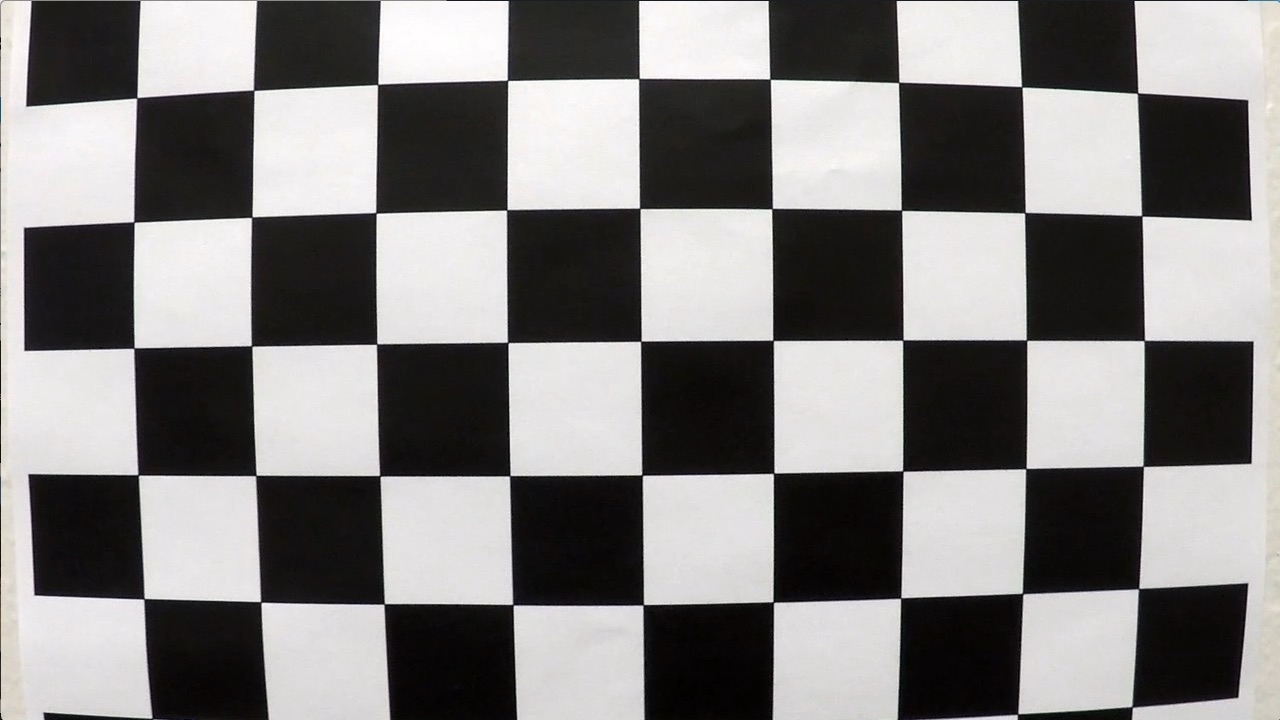
#> input picture camera_cal/calibration1.jpg, 1280 x 720 px; its folder holds only this picture in this run
$ jupyter execute --allow-errors P4_Adv_lane.ipynb   (shell and % lines are left out)   (older library calls are emulated)
#> lines starting #> are read from the running program, lines starting #| are printed output that depends on the picture
# Project-4 : Advance lane Finding

## Read Image

[cell 1]
import numpy as np
import cv2
import matplotlib.pyplot as plt
import matplotlib.image as mpimg
import glob
import pickle

## Camera Calibration

[cell 2]
# prepare object points, like (0,0,0), (1,0,0), (2,0,0) ....,(6,5,0)
objp = np.zeros((6*9,3), np.float32)
objp[:,:2] = np.mgrid[0:9, 0:6].T.reshape(-1,2)

#print(" objp = ",objp)
# Arrays to store object points and image points from all the images.
objpoints = [] # 3d points in real world space
imgpoints = [] # 2d points in image plane.

# Make a list of calibration images
images = glob.glob('camera_cal/calibration*.jpg')

# Step through the list and search for chessboard corners
for idx, fname in enumerate(images):
    img = cv2.imread(fname)
#> img is the input picture: shape (720, 1280, 3); mean B, G, R 127.8, 128.4, 130.1
    gray = cv2.cvtColor(img, cv2.COLOR_BGR2GRAY)

    # Find the chessboard corners
    ret, corners = cv2.findChessboardCorners(gray, (9,6), None)
#> ret = False; corners = None

    # If found, add object points, image points
    if ret == True:
        objpoints.append(objp)
        imgpoints.append(corners)

        # Draw and display the corners
        cv2.drawChessboardCorners(img, (9,6), corners, ret)
        # [4 lines of commented-out code are left out]
    else :
        print("Not used- ",fname)

## Undistort

[cell 3]
import pickle
img = mpimg.imread('test_images/test2.jpg')
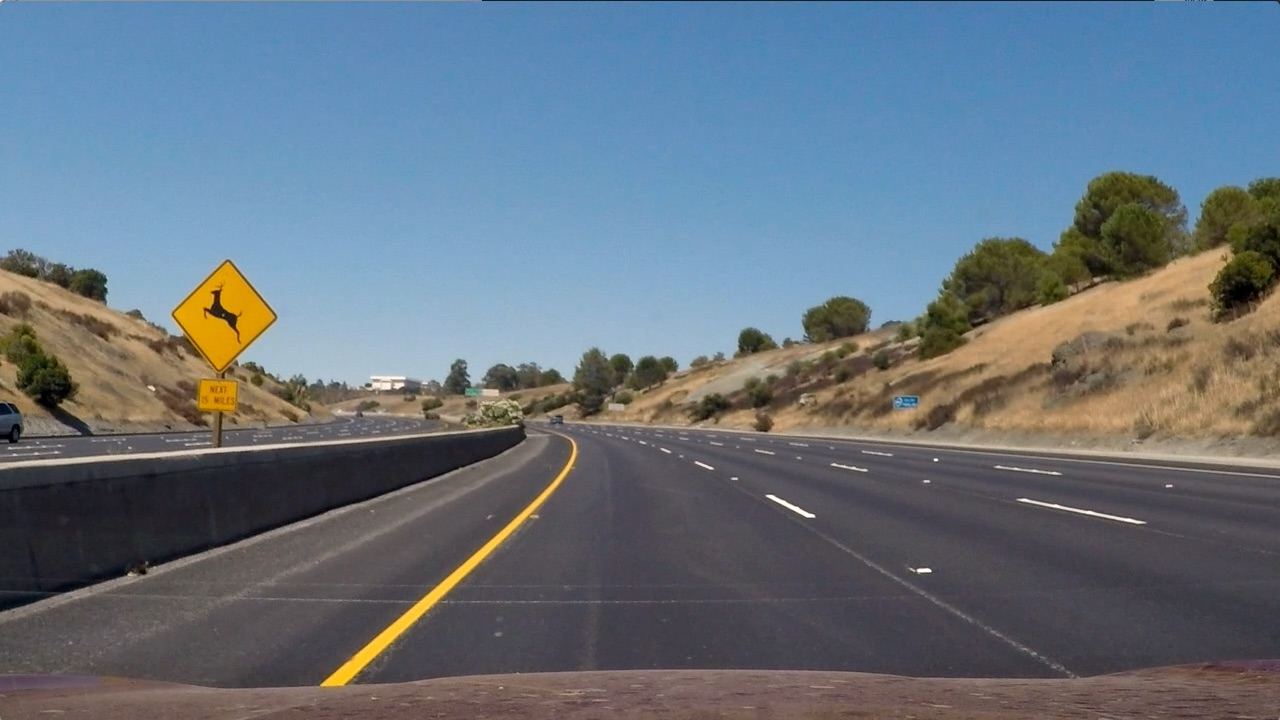
#> input picture test_images/test2.jpg, 1280 x 720 px
#> img is the input picture: shape (720, 1280, 3); mean R, G, B 102.8, 114.6, 125.5
#img = mpimg.imread('camera_cal/calibration2.jpg')
gray = cv2.cvtColor(img, cv2.COLOR_RGB2GRAY)
#plt.imshow(gray, cmap = 'gray')
print(gray.shape)
#| (720, 1280)

# Do camera calibration given object points and image points
#> (the rest of this cell did not finish here and is left out)

[cell 4]
# definition
# [6 lines left out: function plot_2, not called in this run]

def rgb_gray(img):
    return cv2.cvtColor(img, cv2.COLOR_RGB2GRAY)

def bgr_gray(img):
    return cv2.cvtColor(img, cv2.COLOR_BGR2GRAY)

##  Color and Gradient Thresholding

[cell 5]
def abs_sobel_thresh(img, orient='x', sobel_kernel=3, thresh=(0,255)):

    gray = cv2.cvtColor(img, cv2.COLOR_RGB2GRAY)
    if orient == 'x' :
        sobel = cv2.Sobel(gray, cv2.CV_64F, 1, 0,ksize = sobel_kernel)
    elif orient == 'y':
        sobel = cv2.Sobel(gray, cv2.CV_64F,0,1, ksize = sobel_kernel)
    else :
        return None

    abs_sobel = np.absolute(sobel)

    scaled_sobel = np.uint8(255* (abs_sobel)/np.max(abs_sobel))
    binary_output = np.zeros_like(scaled_sobel)
    binary_output[(scaled_sobel > thresh[0]) & (scaled_sobel < thresh[1] )] = 1

    return binary_output

def hls_threshold(img, color_channel = 's', thresh=(0,255)):
    hls = cv2.cvtColor(img, cv2.COLOR_RGB2HLS)
    H = hls[:,:,0]
    L = hls[:,:,1]
    S = hls[:,:,2]

    binary = np.zeros_like(S)

    if color_channel == 's':
        binary[(S > thresh[0]) & (S <= thresh[1])] = 1

    elif color_channel == 'h':
        binary[(H > thresh[0]) & (H <= thresh[1])] = 1

    elif color_channel == 'l':
        binary[(L > thresh[0]) & (L <= thresh[1])] = 1

    return binary

# [47 lines left out: functions mag_thresh, dir_threshold, not called in this run]

## Cropping Region of Interest

[cell 6]
def region_of_interest(img, vertices):
    """
    Applies an image mask.

    Only keeps the region of the image defined by the polygon
    formed from `vertices`. The rest of the image is set to black.
    """
    #defining a blank mask to start with
    mask = np.zeros_like(img)

    #defining a 3 channel or 1 channel color to fill the mask with depending on the input image
    if len(img.shape) > 2:
        channel_count = img.shape[2]  # i.e. 3 or 4 depending on your image
        ignore_mask_color = (255,) * channel_count
    else:
        ignore_mask_color = 255

    #filling pixels inside the polygon defined by "vertices" with the fill color
    cv2.fillPoly(mask, vertices, ignore_mask_color)

    #returning the image only where mask pixels are nonzero
    masked_image = cv2.bitwise_and(img, mask)
    return masked_image

## Printing Radius of Curvature

[cell 7]
def print_roc(image, left_fit, right_fit):
    y = image.shape[0]-1

    left_curverad = ((1 + (2*left_fit[0]*y + left_fit[1])**2)**1.5) / np.absolute(2*left_fit[0])
    right_curverad = ((1 + (2*right_fit[0]*y + right_fit[1])**2)**1.5) / np.absolute(2*right_fit[0])
    #print(left_curverad, left_curverad)

    avg_roc = np.int32((left_curverad+left_curverad)/2)

    font = cv2.FONT_HERSHEY_COMPLEX

    xm_per_pix = 3.7/700
    img_mid = img.shape[1] / 2


    a = left_fit[0]
    b = left_fit[1]
    c = left_fit[2]

    left_line_base = (a*y**2)+(b*y)+c

    a = right_fit[0]
    b = right_fit[1]
    c = right_fit[2]

    right_line_base = (a*y**2)+(b*y)+c

    lane_centre = (left_line_base+right_line_base)/2
    dist_center = (lane_centre - img_mid) * xm_per_pix

    pos = "left" if dist_center >= 0 else "right"
    pos_text = "{} m {} of center".format(abs(round(dist_center,2)),pos)

    cv2.putText(image, pos_text, (10,50), font, 1,(255,255,255),2)


    roc_text = "Radius of Curvature: {}(m)".format(avg_roc)
    cv2.putText(image, roc_text, (10,100), font, 1,(255,255,255),2)
    #res =np.dstack((perspective_img,pt.inverse_transform(perspective_img),perspective_img))*255
    #result = cv2.addWeighted(undistorted_img, 1, res, 2, 0)
    return image

## MyVideoProcessor Class

[cell 8]
class MyVideoProcessor():

    left_lane = []
    right_lane = []
    avg_left = None
    avg_right = None

    left_fit = None
    right_fit = None

    first = True


    def sliding_window(self,binary_warped):
        # Create an output image to draw on and  visualize the result
        out_img = np.dstack((binary_warped, binary_warped, binary_warped))*255

        if not self.first :

            nonzero = binary_warped.nonzero()
            nonzeroy = np.array(nonzero[0])
            nonzerox = np.array(nonzero[1])
            margin = 100
            left_lane_inds = ((nonzerox > (self.left_fit[0]*(nonzeroy**2) + self.left_fit[1]*nonzeroy +
            self.left_fit[2] - margin)) & (nonzerox < (self.left_fit[0]*(nonzeroy**2) +
            self.left_fit[1]*nonzeroy + self.left_fit[2] + margin)))

            right_lane_inds = ((nonzerox > (self.right_fit[0]*(nonzeroy**2) + self.right_fit[1]*nonzeroy +
            self.right_fit[2] - margin)) & (nonzerox < (self.right_fit[0]*(nonzeroy**2) +
            self.right_fit[1]*nonzeroy + self.right_fit[2] + margin)))

            # Again, extract left and right line pixel positions
            leftx = nonzerox[left_lane_inds]
            lefty = nonzeroy[left_lane_inds]
            rightx = nonzerox[right_lane_inds]
            righty = nonzeroy[right_lane_inds]
            # Fit a second order polynomial to each
            self.left_fit = np.polyfit(lefty, leftx, 2)
            self.right_fit = np.polyfit(righty, rightx, 2)


        else:
            self.first = False
            AVG_N = 10
            # Assuming you have created a warped binary image called "binary_warped"
            # Take a histogram of the bottom half of the image
            histogram = np.sum(binary_warped[binary_warped.shape[0]//2:,:], axis=0)   ## shape[0]//2

            # Find the peak of the left and right halves of the histogram
            # These will be the starting point for the left and right lines
            midpoint = np.int(histogram.shape[0]//2)
            leftx_base = np.argmax(histogram[:midpoint])
            rightx_base = np.argmax(histogram[midpoint:]) + midpoint

            # Choose the number of sliding windows
            nwindows = 9
            # Set height of windows
            window_height = np.int(binary_warped.shape[0]//nwindows)
            # Identify the x and y positions of all nonzero pixels in the image
            nonzero = binary_warped.nonzero()
            nonzeroy = np.array(nonzero[0])
            nonzerox = np.array(nonzero[1])
            # Current positions to be updated for each window
            leftx_current = leftx_base
            rightx_current = rightx_base
            # Set the width of the windows +/- margin
            margin = 100
            # Set minimum number of pixels found to recenter window
            minpix = 50
            # Create empty lists to receive left and right lane pixel indices
            left_lane_inds = []
            right_lane_inds = []

            # Step through the windows one by one
            for window in range(nwindows):
                # Identify window boundaries in x and y (and right and left)
                win_y_low = binary_warped.shape[0] - (window+1)*window_height
                win_y_high = binary_warped.shape[0] - window*window_height
                win_xleft_low = leftx_current - margin
                win_xleft_high = leftx_current + margin
                win_xright_low = rightx_current - margin
                win_xright_high = rightx_current + margin
                # Draw the windows on the visualization image
                #cv2.rectangle(out_img,(win_xleft_low,win_y_low),(win_xleft_high,win_y_high),(0,255,0), 2)
                #cv2.rectangle(out_img,(win_xright_low,win_y_low),(win_xright_high,win_y_high),(0,255,0), 2)

                #plt.imshow(out_img,cmap = 'gray')

                # Identify the nonzero pixels in x and y within the window
                good_left_inds = ((nonzeroy >= win_y_low) & (nonzeroy < win_y_high) &
                (nonzerox >= win_xleft_low) &  (nonzerox < win_xleft_high)).nonzero()[0]
                good_right_inds = ((nonzeroy >= win_y_low) & (nonzeroy < win_y_high) &
                (nonzerox >= win_xright_low) &  (nonzerox < win_xright_high)).nonzero()[0]
                # Append these indices to the lists
                left_lane_inds.append(good_left_inds)
                right_lane_inds.append(good_right_inds)
                # If you found > minpix pixels, recenter next window on their mean position
                if len(good_left_inds) > minpix:
                    leftx_current = np.int(np.mean(nonzerox[good_left_inds]))
                if len(good_right_inds) > minpix:
                    rightx_current = np.int(np.mean(nonzerox[good_right_inds]))

            # Concatenate the arrays of indices
            #print("left_lane_inds before",len(left_lane_inds))

            left_lane_inds = np.concatenate(left_lane_inds)
            #print("left_lane_inds after",left_lane_inds.shape)


            right_lane_inds = np.concatenate(right_lane_inds)

            # Extract left and right line pixel positions
            leftx = nonzerox[left_lane_inds]
            lefty = nonzeroy[left_lane_inds]
            rightx = nonzerox[right_lane_inds]
            righty = nonzeroy[right_lane_inds]

            # Fit a second order polynomial to each
            self.left_fit = np.polyfit(lefty, leftx, 2)
            self.right_fit = np.polyfit(righty, rightx, 2)
            out_img = np.uint8(out_img)

            #plot_2(binary_warped, out_img)
            #plt.imsave('./figure2.jpg',out_img)

        #print(type(self.left_lane))
        self.left_lane.append(self.left_fit)
        self.right_lane.append(self.right_fit)

        #print("self.left_fit",left_fit)
        #print("self.left_lane",self.left_lane)

        self.avg_left = np.mean(np.asarray(self.left_lane)[-10:,:], axis= 0)
        self.avg_right = np.mean(np.asarray(self.right_lane)[-10:,:], axis= 0)

        #VISUALIZE LANE LINES
        ploty = np.linspace(0, binary_warped.shape[0]-1, binary_warped.shape[0] )
        left_fitx = self.avg_left[0]*ploty**2 + self.avg_left[1]*ploty + self.avg_left[2]
        right_fitx = self.avg_right[0]*ploty**2 + self.avg_right[1]*ploty + self.avg_right[2]        # CHANGED

        # [10 lines of commented-out code are left out]
        window_img = np.zeros_like(out_img)
        left_line = np.array([np.transpose(np.vstack([left_fitx, ploty]))])
        right_line = np.array([np.flipud(np.transpose(np.vstack([right_fitx,ploty])))])
        line_pts = np.hstack((left_line, right_line))
        cv2.fillPoly(window_img, np.int_([line_pts]), (0,255, 0))

        # [4 lines of commented-out code are left out]

        return window_img


    def pipeline(self,img):

        gray = cv2.cvtColor(img, cv2.COLOR_RGB2GRAY)

        # Undistort
        dist_pickle = pickle.load( open( "output_images/wide_dist_pickle.p", "rb" ) )
        mtx = dist_pickle["mtx"]
        dist = dist_pickle["dist"]

        undistorted = cv2.undistort(gray, mtx, dist, None, mtx)

        # Transform
        src = np.float32([[285,670],[1017,670],[683,450],[596,450]])
        dst = np.float32([[250,700],[950,700],[950,0],[250,0]])


        M = cv2.getPerspectiveTransform(src,dst)
        Minv = cv2.getPerspectiveTransform(dst,src)

        warped_straight = cv2.warpPerspective(undistorted, M, (gray.shape[::-1]) , flags=cv2.INTER_LINEAR)

        # [6 lines of commented-out code are left out]
        ksize = 3
        gradx = abs_sobel_thresh(img, orient='x', sobel_kernel=ksize, thresh=(10, 180))
        s_binary = hls_threshold(img, color_channel = 's', thresh=(60,190))


        #plot_2( s_binary,gradx)
        combined = np.zeros_like(s_binary)
        combined[(s_binary == 1) | (gradx==1)] = 1

        #plt.imshow(combined, cmap = 'gray')
        #plt.savefig("./thresholding.jpg")
        # REGION OF INTEREST
        MIN_Y  = 350
        vertices = np.array( [[[100,img.shape[0]],[600,MIN_Y],[800,MIN_Y],[1200,img.shape[0]]]], dtype=np.int32 )

        combined = region_of_interest(combined,vertices)

        #plot_2(img, combined)
        warped = cv2.warpPerspective(combined, M, (gray.shape[::-1]) , flags=cv2.INTER_LINEAR)
        # [6 lines of commented-out code are left out]
        window_img = self.sliding_window(warped)


        #Inverse Transform
        final_warped = cv2.warpPerspective(window_img, Minv, ((window_img.shape[1],window_img.shape[0])) , flags=cv2.INTER_LINEAR)

        #plot_2(img, final_warped)
        #Final Image

        final_image = cv2.addWeighted(img, 1, final_warped, 0.3, 0)
        final_image = np.uint8(final_image/np.max(final_image)*255)

        #plot_2(img, final_image)
        #plot_2(final_image,img)
        print_roc(final_image, self.avg_left, self.avg_right)

        return final_image

[cell 9]
# TRY ON SAMPLE IMAGES
#img = plt.imread("./test_images/straight_lines1.jpg")
img = plt.imread("./test_images/test3.jpg")
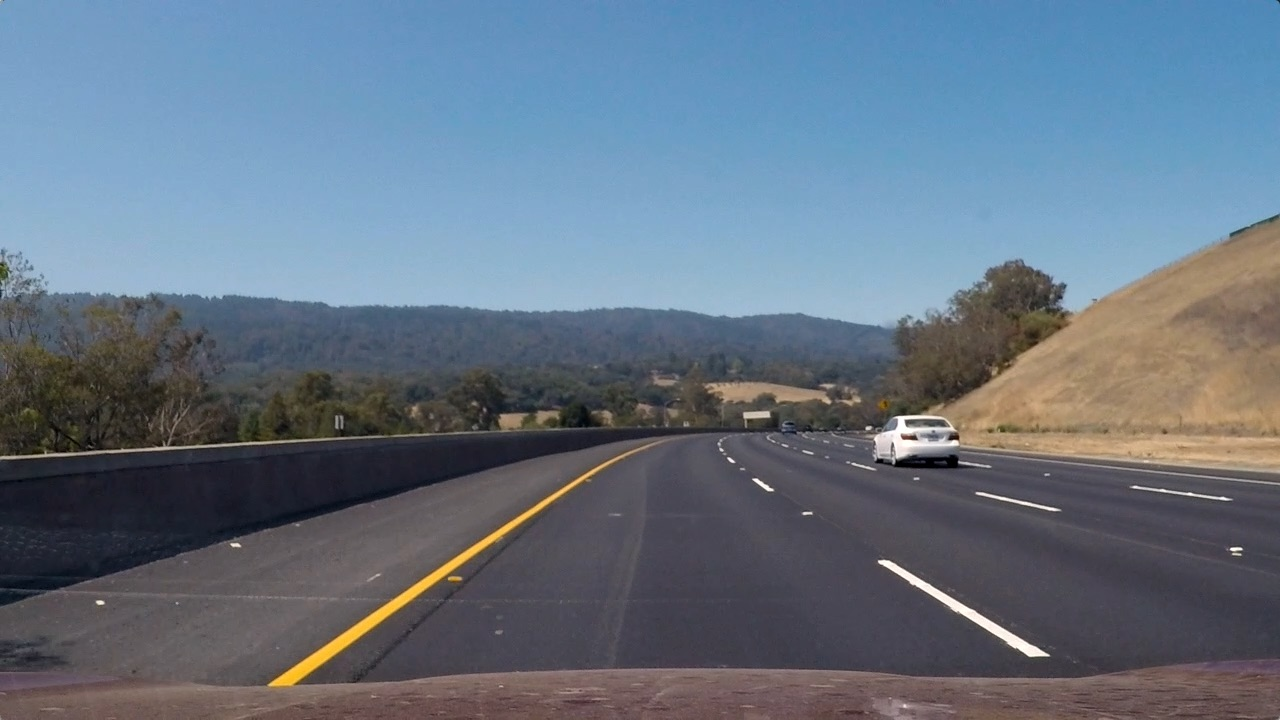
#> input picture test_images/test3.jpg, 1280 x 720 px
#> img is the input picture: shape (720, 1280, 3); mean R, G, B 101.1, 115.3, 130.7
myVideoProcessor = MyVideoProcessor()
result = myVideoProcessor.pipeline(img)
#> (reads output_images/wide_dist_pickle.p from the repository)
#> in pipeline, `gradx = abs_sobel_thresh(img, orient='x', sobel_kernel=ksize, thresh=(..`:
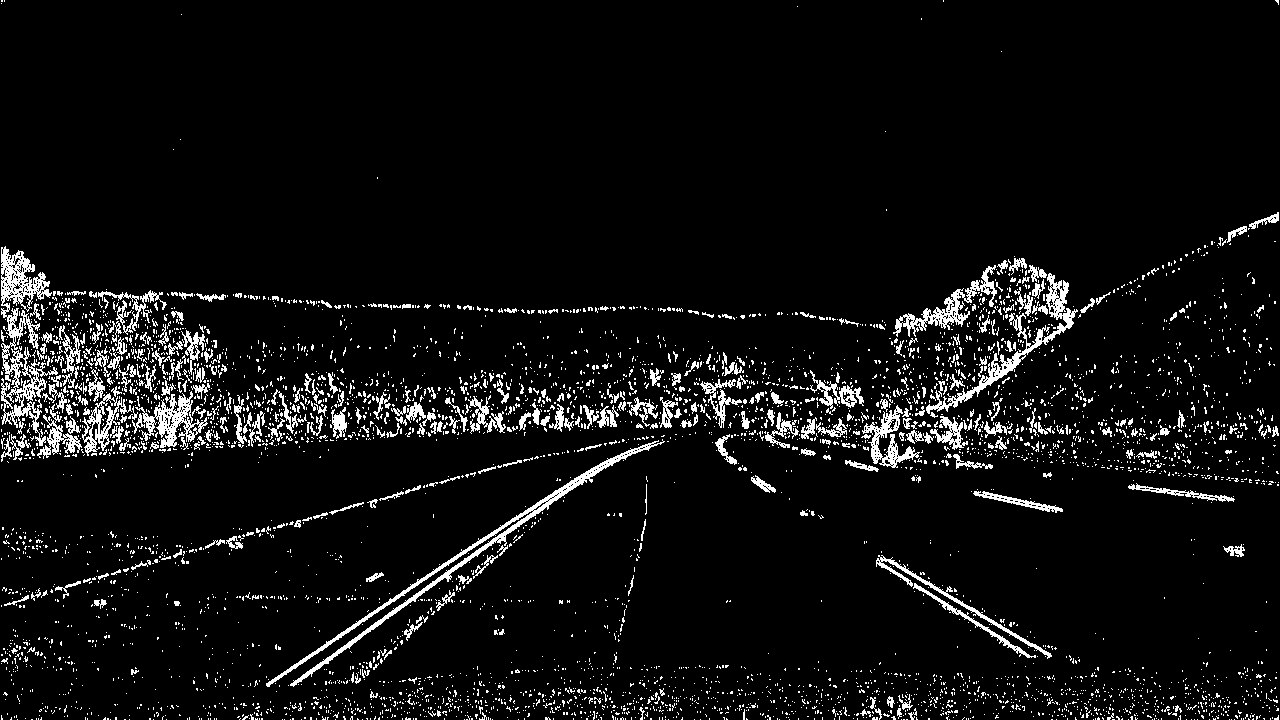
#> gradx: shape (720, 1280); values 0 (black) and 1 (white), 6.3% white in thin lines or dots
#> in print_roc, `cv2.putText(image, roc_text, (10,100), font, 1,(255,255,255),2)`:
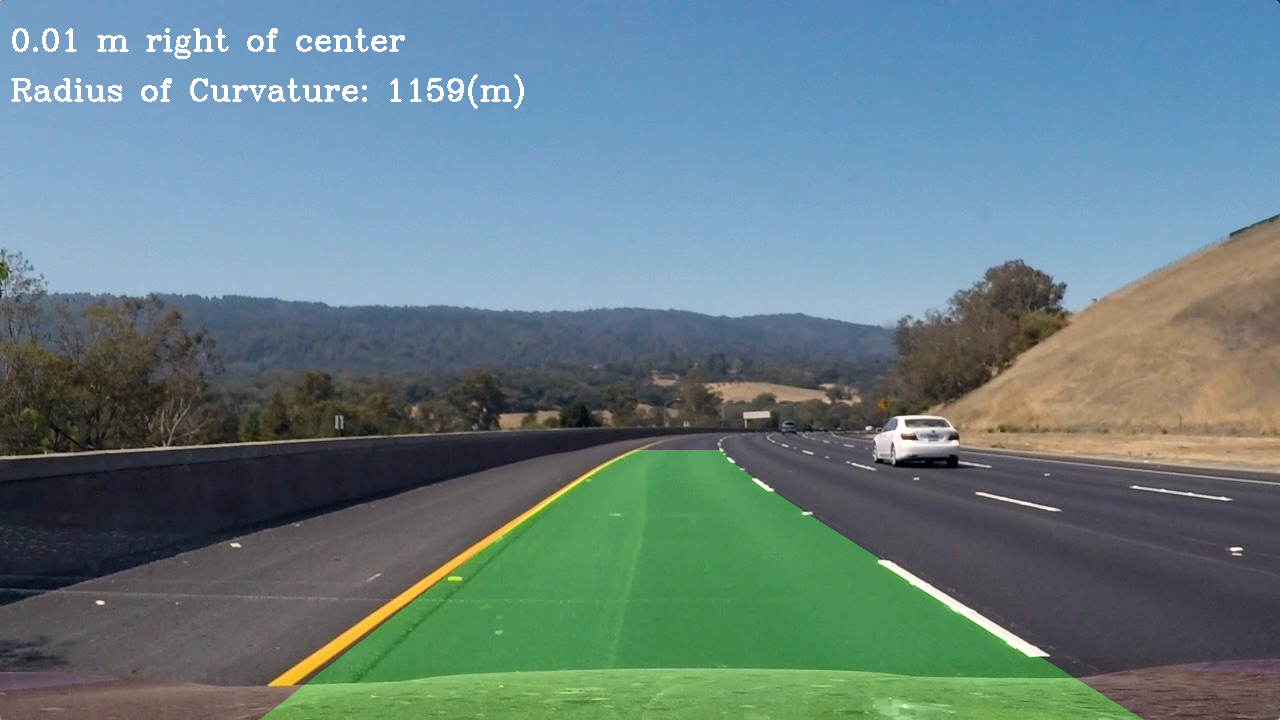
#> image: shape (720, 1280, 3); mean R, G, B 102.1, 126.9, 131.1
plt.imshow(result)
plt.savefig("./result.jpg")
